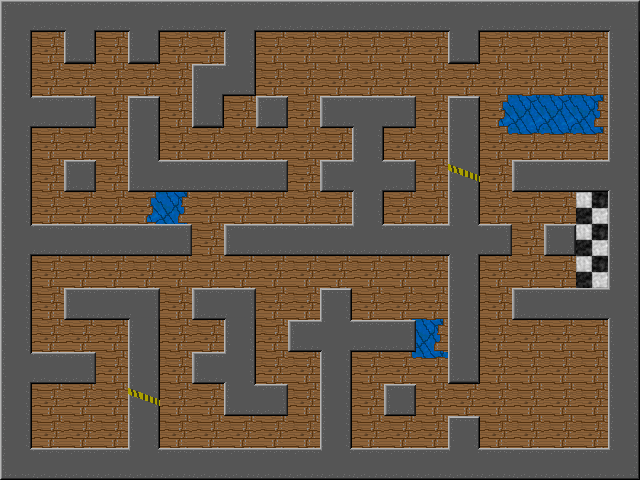

This game map was drawn from its Tiled (.tmx) file and the tilesets committed beside it. A one-line description and the trimmed map source follow:
An orthogonal 20x15 tile map with 32x32 px tiles, 3 tile layers (bg, floor, walls) and 8 objects (4x door, 2x button, 2x start).

<map version="1.0" orientation="orthogonal" width="20" height="15" tilewidth="32" tileheight="32">
 <tileset firstgid="1" name="tiles" tilewidth="32" tileheight="32">
  <image source="tiles.png" trans="ff00ff" width="256" height="256" />
  <tile id="0">
   <properties>
    <property name="walkable" value="false" />
   </properties>
  </tile>
  <tile id="1">
   <properties>
    <property name="walkable" value="false" />
   </properties>
  </tile>
  <tile id="2">
   <properties>
    <property name="walkable" value="false" />
   </properties>
  </tile>
  <tile id="3">
   <properties>
    <property name="walkable" value="false" />
   </properties>
  </tile>
  <tile id="5">
   <properties>
    <property name="goal" value="" />
   </properties>
  </tile>
  <tile id="8">
   <properties>
    <property name="walkable" value="false" />
   </properties>
  </tile>
  <tile id="9">
   <properties>
    <property name="walkable" value="false" />
   </properties>
  </tile>
  <tile id="10">
   <properties>
    <property name="walkable" value="false" />
   </properties>
  </tile>
  <tile id="11">
   <properties>
    <property name="walkable" value="false" />
   </properties>
  </tile>
  <tile id="16">
   <properties>
    <property name="walkable" value="false" />
   </properties>
  </tile>
  <tile id="17">
   <properties>
    <property name="walkable" value="false" />
   </properties>
  </tile>
  <tile id="18">
   <properties>
    <property name="walkable" value="false" />
   </properties>
  </tile>
  <tile id="19">
   <properties>
    <property name="walkable" value="false" />
   </properties>
  </tile>
  <tile id="21">
   <properties>
    <property name="door" value="" />
   </properties>
  </tile>
  <tile id="24">
   <properties>
    <property name="walkable" value="false" />
   </properties>
  </tile>
  <tile id="25">
   <properties>
    <property name="walkable" value="false" />
   </properties>
  </tile>
  <tile id="26">
   <properties>
    <property name="walkable" value="false" />
   </properties>
  </tile>
  <tile id="27">
   <properties>
    <property name="walkable" value="false" />
   </properties>
  </tile>
  <tile id="29">
   <properties>
    <property name="door" value="" />
   </properties>
  </tile>
  <tile id="37">
   <properties>
    <property name="walkable" value="false" />
   </properties>
  </tile>
 </tileset>
 <layer name="bg" width="20" height="15">
  <data>[300 cells, 300 non-empty, 1 distinct tile ids]</data>
 </layer>
 <layer name="floor" width="20" height="15">
  <data>[300 cells, 298 non-empty, 9 distinct tile ids]</data>
 </layer>
 <layer name="walls" width="20" height="15">
  <data>[300 cells, 150 non-empty, 18 distinct tile ids]</data>
 </layer>
 <objectgroup name="objects" width="20" height="15">
  <object name="door2" type="door" gid="22" x="448" y="96">
   <properties>
    <property name="direction" value="south" />
    <property name="id" value="door2" />
   </properties>
  </object>
  <object name="button1" type="button" gid="15" x="96" y="448">
   <properties>
    <property name="id" value="button1" />
    <property name="trigger" value="door1" />
    <property name="direction" value="west" />
   </properties>
  </object>
  <object name="door1" type="door" gid="30" x="96" y="384">
   <properties>
    <property name="direction" value="west" />
    <property name="id" value="door1" />
   </properties>
  </object>
  <object name="door3" type="door" gid="30" x="192" y="256">
   <properties>
    <property name="direction" value="west" />
    <property name="id" value="door3" />
   </properties>
  </object>
  <object name="button2" type="button" gid="15" x="96" y="192">
   <properties>
    <property name="id" value="button2" />
    <property name="direction" value="west" />
   </properties>
  </object>
  <object name="door3" type="door" gid="30" x="96" y="128">
   <properties>
    <property name="direction" value="west" />
    <property name="id" value="door3" />
   </properties>
  </object>
  <object name="start1" type="start" x="32" y="32" width="32" height="32">
   <ellipse />
  </object>
  <object name="start2" type="start" x="32" y="416" width="32" height="32">
   <ellipse />
  </object>
 </objectgroup>
</map>